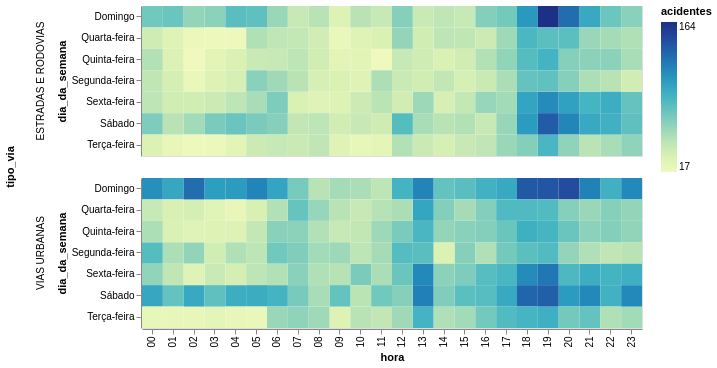

Source (notebook cell):
### Code cell
sinistros.filter(c('tipo_via') != 'NAO DISPONIVEL') \
    .filter(c('hora').is_not_null()) \
    .filter(c('acidente_fatal') == 'SIM') \
    .group_by('dia_da_semana', 'hora', 'tipo_via').agg(pl.len().alias('acidentes')) \
    .with_columns(c('hora').cast(pl.String).str.zfill(2)) \
    .plot.rect(x='hora', color='acidentes', y='dia_da_semana', row='tipo_via') \
    .properties(height=150, width=500)

### Figure 1 — Vega-Lite specification as saved in the notebook (floating-point values rounded to 4 significant figures; data arrays with more than 128 entries replaced by an {"elided": "..."} marker saying what was removed)
{"config": {"view": {"continuousWidth": 300, "continuousHeight": 300}}, "data": {"name": "data-e0267003caaf0ca6a990a511b218b379"}, "mark": {"type": "rect", "tooltip": true}, "encoding": {"color": {"field": "acidentes", "type": "quantitative"}, "row": {"field": "tipo_via", "type": "nominal"}, "x": {"field": "hora", "type": "nominal"}, "y": {"field": "dia_da_semana", "type": "nominal"}}, "height": 150, "params": [{"name": "param_1e9efca18e7a2868", "select": {"type": "interval", "encodings": ["x", "y"]}, "bind": "scales"}], "width": 500, "$schema": "https://vega.github.io/schema/vega-lite/v6.4.1.json", "datasets": {"data-e0267003caaf0ca6a990a511b218b379": {"elided": "336 records"}}}
